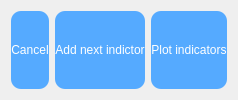
          <widget class="QWidget" name="navigation_buttons_widget" native="true">
           <property name="sizePolicy">
            <sizepolicy hsizetype="Preferred" vsizetype="Fixed">
             <horstretch>0</horstretch>
             <verstretch>0</verstretch>
            </sizepolicy>
           </property>
           <property name="minimumSize">
            <size>
             <width>0</width>
             <height>70</height>
            </size>
           </property>
           <layout class="QHBoxLayout" name="horizontalLayout">
            <item>
             <widget class="QPushButton" name="cancel_button">
              <property name="sizePolicy">
               <sizepolicy hsizetype="Expanding" vsizetype="Preferred">
                <horstretch>0</horstretch>
                <verstretch>0</verstretch>
               </sizepolicy>
              </property>
              <property name="styleSheet">
               <string notr="true">color: rgb(255, 255, 255);
font: 20pt &quot;MS Shell Dlg 2&quot;;
background-color: rgb(85, 170, 255);
border: 0px sold;
border-radius: 10px;</string>
              </property>
              <property name="text">
               <string>Cancel</string>
              </property>
             </widget>
            </item>
            <item>
             <widget class="QPushButton" name="add_button">
              <property name="sizePolicy">
               <sizepolicy hsizetype="Expanding" vsizetype="Preferred">
                <horstretch>0</horstretch>
                <verstretch>0</verstretch>
               </sizepolicy>
              </property>
              <property name="styleSheet">
               <string notr="true">color: rgb(255, 255, 255);
font: 20pt &quot;MS Shell Dlg 2&quot;;
background-color: rgb(85, 170, 255);
border: 0px sold;
border-radius: 10px;</string>
              </property>
              <property name="text">
               <string>Add next indictor</string>
              </property>
             </widget>
            </item>
            <item>
             <widget class="QPushButton" name="plot_button">
              <property name="sizePolicy">
               <sizepolicy hsizetype="Expanding" vsizetype="Preferred">
                <horstretch>0</horstretch>
                <verstretch>0</verstretch>
               </sizepolicy>
              </property>
              <property name="styleSheet">
               <string notr="true">color: rgb(255, 255, 255);
font: 20pt &quot;MS Shell Dlg 2&quot;;
background-color: rgb(85, 170, 255);
border: 0px sold;
border-radius: 10px;</string>
              </property>
              <property name="text">
               <string>Plot indicators</string>
              </property>
             </widget>
            </item>
           </layout>
          </widget>
